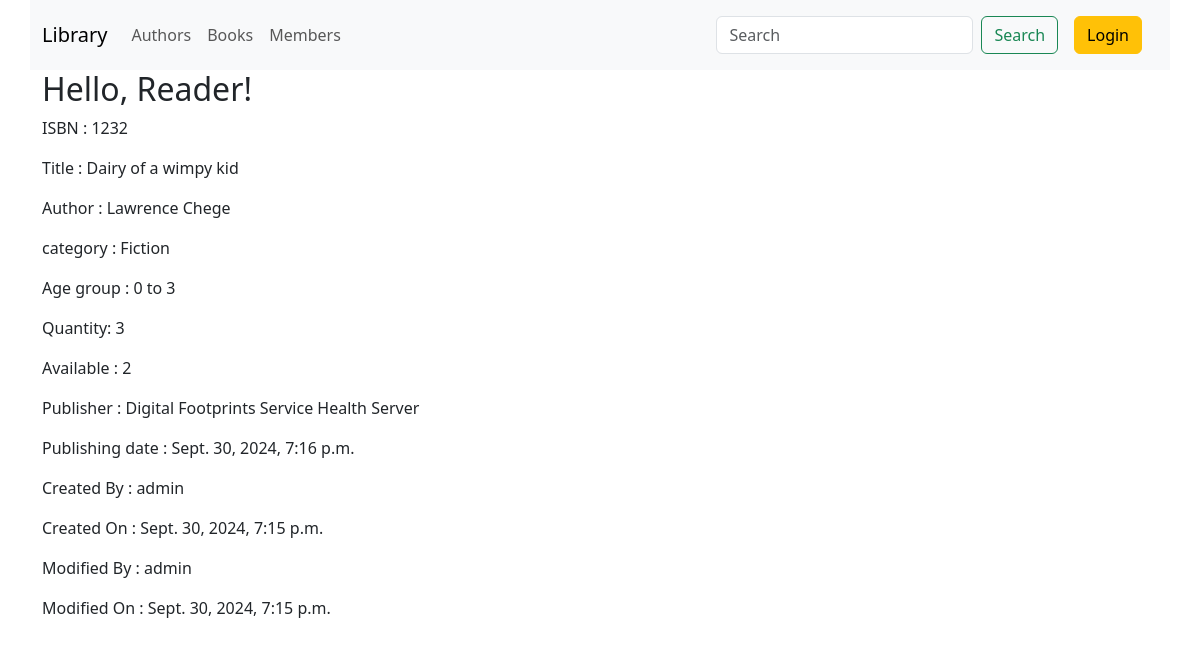
Page /books/1/ on the committed database.
### library/models.py (models this page shows, shortened)
class Book(models.Model):
    title = models.CharField(max_length=250)
    author = models.ForeignKey(Author, on_delete=models.CASCADE)
    category = models.ForeignKey(Category, on_delete=models.CASCADE)
    age_group = models.ForeignKey(AgeGroup, on_delete=models.CASCADE, blank=True, null=True)
    isbn = models.CharField(max_length=20, unique=True)
    quantity= models.PositiveIntegerField(default=0)
    available= models.PositiveIntegerField(default=0)
    publisher= models.ForeignKey(Publisher, on_delete=models.CASCADE)
    publishing_date = models.DateTimeField(blank=True, null=True)
    created_by = models.ForeignKey(User, on_delete=models.CASCADE, related_name="creator")
    created_on = models.DateTimeField(default=timezone.now)
    modified_by = models.ForeignKey(User, on_delete=models.CASCADE, related_name="modifier", blank=True, null=True)
    modified_on = models.DateTimeField(default=timezone.now)

class Author(models.Model):
    id = models.AutoField(primary_key=True)
    title = models.CharField(max_length=25)
    full_name = models.CharField(max_length=100)
    def __str__(self) -> str:
        return f'{self.full_name}'

class Category(models.Model):
    id = models.AutoField(primary_key=True)
    name = models.CharField(max_length=100)
    def __str__(self) -> str:
        return f'{self.name}'

class AgeGroup(models.Model):
    id = models.AutoField(primary_key=True)
    name = models.CharField(max_length=100)
    min_age = models.IntegerField()
    max_age = models.IntegerField()
    def __str__(self) -> str:
        return f'{self.min_age} to {self.max_age}'

class Publisher(models.Model):
    id = models.AutoField(primary_key=True)
    name = models.CharField(max_length=100)
    website = models.URLField(blank=True, null=True)
    address = models.CharField(max_length=250, blank=True, null=True)
    def __str__(self) -> str:
        return f'{self.name}'

### library/views.py (the view)
# urls.py: path(r"books/<int:id>/", book_detail, name='book_detail'),
def book_detail(request, id):
    book = get_object_or_404(Book, id=id)
    return render(request, 'books/detail.html', {'book': book})

### library/templates/books/detail.html
{% extends 'base.html' %} {% block content%}
<div class="container">
  <h2>Hello, {{user.username|default:'Reader'}}!</h2>
  <p>ISBN : {{book.isbn}}</p>
  <p>Title : {{book.title}}</p>
  <p>Author : {{book.author}}</p>
  <p>category : {{book.category}}</p>
  <p>Age group : {{book.age_group}}</p>
  <p>Quantity: {{book.quantity}}</p>
  <p>Available : {{book.available}}</p>
  <p>Publisher : {{book.publisher}}</p>
  <p>Publishing date : {{book.publishing_date}}</p>
  <p>Created By : {{book.created_by}}</p>
  <p>Created On : {{book.created_on}}</p>
  <p>Modified By : {{book.modified_by}}</p>
  <p>Modified On : {{book.modified_on}}</p>
</div>
{% endblock %}

### rows in the picture
Book: isbn "1232", title "Dairy of a wimpy kid", author "Lawrence Chege", category "Fiction", age_group "0 to 3", quantity "3", available "2", publisher "Digital Footprints Service Health Server", publishing_date "Sept. 30, 2024, 7:16 p.m.", created_by "admin", created_on "Sept. 30, 2024, 7:15 p.m.", modified_by "admin", modified_on "Sept. 30, 2024, 7:15 p.m."

### other values in the picture
{{ user.username|default:'Reader' }} "Reader"
